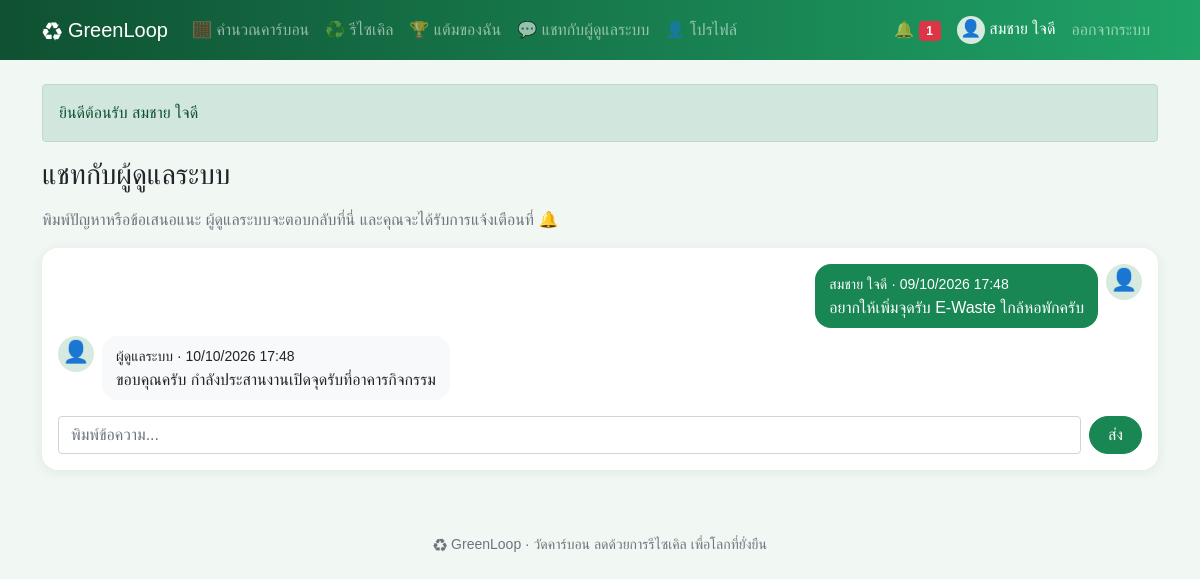
The app's page /issue.php (signed in) with its own data.
### tables this page shows
CREATE TABLE users (
    id INT AUTO_INCREMENT PRIMARY KEY,
    name VARCHAR(100) NOT NULL,
    email VARCHAR(100) NOT NULL UNIQUE,
    phone VARCHAR(10) NOT NULL,
    avatar VARCHAR(50) NOT NULL DEFAULT '' COMMENT 'ชื่อไฟล์รูปโปรไฟล์ใน uploads/',
    password VARCHAR(255) NOT NULL,
    question VARCHAR(100) NOT NULL COMMENT 'คำถามกันลืมรหัสผ่านที่สมาชิกเลือก',
    answer VARCHAR(255) NOT NULL COMMENT 'คำตอบกันลืมรหัสผ่าน (เข้ารหัส)',
    role ENUM('user','admin') NOT NULL DEFAULT 'user',
    status ENUM('active','suspended') NOT NULL DEFAULT 'active',
    points INT NOT NULL DEFAULT 0,
    created_at DATETIME NOT NULL DEFAULT CURRENT_TIMESTAMP
);

CREATE TABLE messages (
    id INT AUTO_INCREMENT PRIMARY KEY,
    user_id INT NOT NULL,
    sender_id INT NOT NULL,
    body VARCHAR(500) NOT NULL,
    is_read TINYINT(1) NOT NULL DEFAULT 0 COMMENT '1 = ผู้ดูแลเปิดอ่านแชทนี้แล้ว',
    created_at DATETIME NOT NULL DEFAULT CURRENT_TIMESTAMP,
    FOREIGN KEY (user_id) REFERENCES users (id) ON DELETE CASCADE,
    FOREIGN KEY (sender_id) REFERENCES users (id) ON DELETE CASCADE
);

### init.php (the view, shortened to what this page needs)
<?php
$db = new PDO('mysql:host=localhost;dbname=greenloop;charset=utf8mb4', 'root', '');
$db->setAttribute(PDO::ATTR_ERRMODE, PDO::ERRMODE_EXCEPTION);
$db->setAttribute(PDO::ATTR_DEFAULT_FETCH_MODE, PDO::FETCH_ASSOC);
function q($sql, $p = [])
{
    global $db;
    $s = $db->prepare($sql);
    $s->execute($p);
    return $s;
}
function all($sql, $p = []) { return q($sql, $p)->fetchAll(); }
function one($sql, $p = []) { return q($sql, $p)->fetch(); }
function val($sql, $p = []) { return q($sql, $p)->fetchColumn(); }
function e($s) { return htmlspecialchars($s ?? '', ENT_QUOTES); }
function dt($s) { return $s ? date('d/m/Y H:i', strtotime($s)) : '-'; }
function inbox() { return me()['role'] == 'admin' ? null : me()['id']; }
function pic($file, $size = 40, $icon = '👤', $link = false)
{
    if (!$file) return "<span class='pic' style='width:{$size}px;height:{$size}px;font-size:" . $size * .6 . "px'>$icon</span>";
    $img = "<img class='pic' src='" . UP . "uploads/$file' width='$size' height='$size' alt=''>";
    return $link ? "<a href='" . UP . "uploads/$file' target='_blank'>$img</a>" : $img;
}
function me()
{
    static $u;
    if (!$u && isset($_SESSION['uid'])) $u = one("SELECT * FROM users WHERE id = ? AND status = 'active'", [$_SESSION['uid']]);
    return $u;
}
function need_login()
{
    if (!me()) go(UP . 'login.php', 'กรุณาเข้าสู่ระบบก่อน', 'warning');
    return me();
}
function chat($uid)
{
    $rows = all('SELECT m.*, u.name, u.avatar FROM messages m JOIN users u ON u.id = m.sender_id WHERE m.user_id = ? ORDER BY m.id', [$uid]);
    echo "<div class='card card-body mb-3'>";
    foreach ($rows as $m) {
        $mine = $m['sender_id'] == me()['id'];
        echo "<div class='d-flex gap-2 mb-2 " . ($mine ? 'flex-row-reverse' : '') . "'>" . pic($m['avatar'], 36)
            . "<div class='bubble " . ($mine ? 'bg-success text-white' : 'bg-light') . "'><small>" . e($m['name']) . ' · ' . dt($m['created_at']) . '</small><br>' . nl2br(e($m['body'])) . '</div></div>';
    }
    echo "<form method='post' class='d-flex gap-2 mt-2'><input class='form-control' name='body' placeholder='พิมพ์ข้อความ...' required maxlength='500' autofocus><button class='btn btn-success'>ส่ง</button></form></div>";
}
function head($title, $show = true)
{
    $u = me();
    $menu = !$u ? [] : ($u['role'] == 'admin' ? MENU_ADMIN : MENU_USER);
    ?>
<!doctype html>
<html lang="th">
<head>
<link rel="stylesheet" href="<?= UP ?>assets/bootstrap.min.css">
<link rel="stylesheet" href="<?= UP ?>assets/style.css">
</head>
<body>
<nav class="navbar navbar-expand-lg navbar-dark d-print-none">
  <div class="container">
    <a class="navbar-brand" href="<?= UP ?>index.php">♻ GreenLoop</a>
    <div class="collapse navbar-collapse" id="menu">
      <div class="navbar-nav me-auto">
        <?php foreach ($menu as $file => $name): ?>
          <a class="nav-link" href="<?= UP . $file ?>"><?= $name ?></a>
        <?php endforeach; ?>
      </div>
      <div class="navbar-nav align-items-lg-center">
        <?php if (!$u): ?>
          <a class="nav-link" href="<?= UP ?>login.php">เข้าสู่ระบบ</a>
          <a class="nav-link" href="<?= UP ?>register.php">สมัครสมาชิก</a>
        <?php else: ?>
          <a class="nav-link" href="<?= UP ?>notifications.php">🔔 <span class="badge bg-danger"><?= val('SELECT COUNT(*) FROM notifications WHERE is_read = 0 AND user_id <=> ?', [inbox()]) ?></span></a>
          <span class="navbar-text text-white mx-2"><?= pic($u['avatar'], 28) ?> <?= e($u['name']) ?></span>
          <a class="nav-link" href="<?= UP ?>logout.php">ออกจากระบบ</a>
        <?php endif; ?>
      </div>
    </div>
  </div>
</nav>
<main class="container py-4">
<?php if (isset($_SESSION['flash'])): ?>
  <div class="alert alert-<?= $_SESSION['flash'][1] ?>"><?= e($_SESSION['flash'][0]) ?></div>
<?php unset($_SESSION['flash']); endif; ?>
<?php if ($show): ?><h3 class="mb-3"><?= $title ?></h3><?php endif; ?>
    <?php
}
function foot()
{
    echo '</main><footer class="text-center text-muted small py-4 d-print-none">♻ GreenLoop · วัดคาร์บอน ลดด้วยการรีไซเคิล เพื่อโลกที่ยั่งยืน</footer>'
        . '<script src="' . UP . 'assets/bootstrap.bundle.min.js"></script></body></html>';
}

### assets/style.css (style rules this page uses)
body { background: #f1f7f3; font-family: "Leelawadee UI", Tahoma, sans-serif; }
.navbar { background: linear-gradient(90deg, #0f5132, #1fa367); }
.btn { border-radius: 50px; padding-left: 18px; padding-right: 18px; }
.card { border: 0; border-radius: 16px; box-shadow: 0 2px 12px rgba(15, 81, 50, .08); }
.pic { display: inline-block; object-fit: cover; border-radius: 50%; background: #d7eadf; text-align: center; vertical-align: middle; }
.bubble { border-radius: 16px; padding: 8px 14px; max-width: 75%; }

### records on screen
users: role "🧮 คำนวณคาร์บอน", role "♻️ รีไซเคิล", role "🏆 แต้มของฉัน", role "💬 แชทกับผู้ดูแลระบบ", role "👤 โปรไฟล์", name "สมชาย ใจดี"
messages: user.name "สมชาย ใจดี", created_at "09/10/2026 17:48", body "อยากให้เพิ่มจุดรับ E-Waste ใกล้หอพักครับ"
messages: sender.name "ผู้ดูแลระบบ", created_at "10/10/2026 17:48", body "ขอบคุณครับ กำลังประสานงานเปิดจุดรับที่อาคารกิจกรรม"

### other values on screen
$icon "👤"
$_SESSION['flash'][0] "ยินดีต้อนรับ สมชาย ใจดี"
$title "แชทกับผู้ดูแลระบบ"
